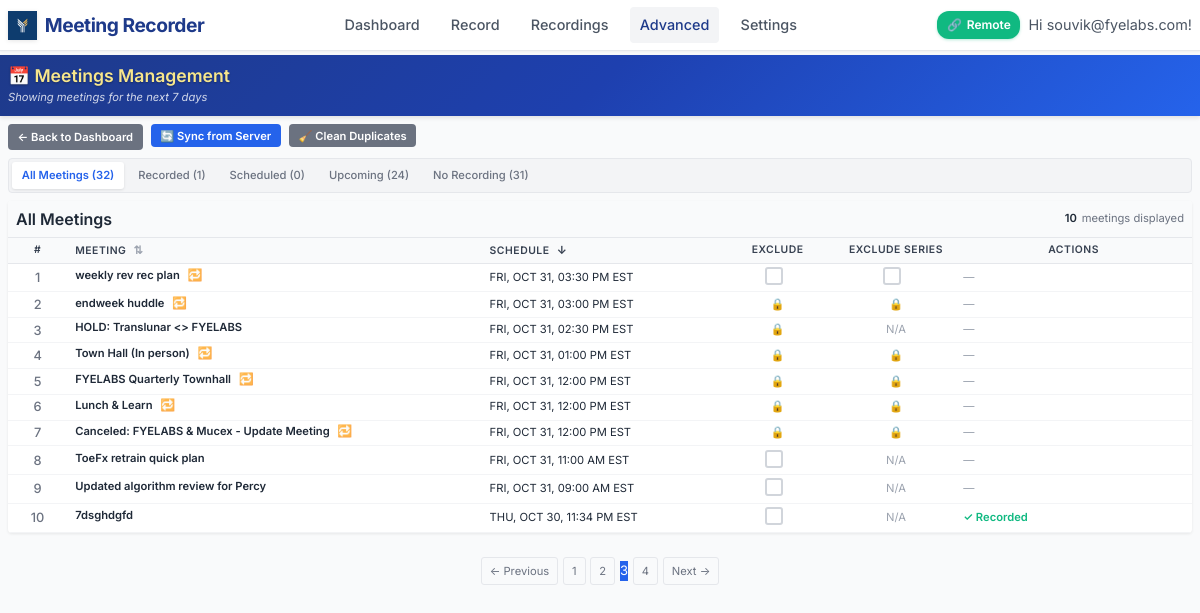
The app's page /admin/meetings?page=3&filter=all&sort=date&order=desc (signed in), older data.
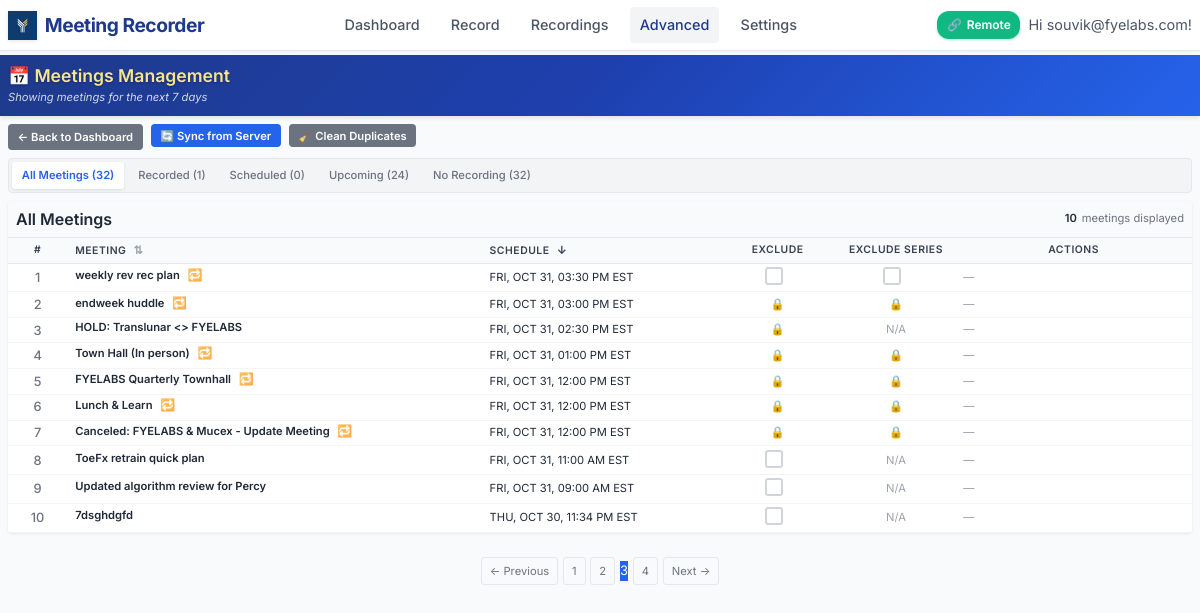
The same page, newer data.
### models.py (models this page shows, shortened)
class Meeting(db.Model):
    id = db.Column(db.Integer, primary_key=True)
    calendar_event_id = db.Column(db.String(255))  # Original calendar event ID
    subject = db.Column(db.String(500), nullable=False)
    description = db.Column(db.Text)
    location = db.Column(db.String(500))
    web_link = db.Column(db.String(1000))  # Teams meeting link
    start_time = db.Column(db.DateTime, nullable=False)
    end_time = db.Column(db.DateTime, nullable=False)
    duration_minutes = db.Column(db.Integer)
    is_all_day = db.Column(db.Boolean, default=False)
    organizer = db.Column(db.String(255))
    required_attendees = db.Column(db.Text)  # JSON list of email addresses
    optional_attendees = db.Column(db.Text)  # JSON list of email addresses
    attendee_count = db.Column(db.Integer, default=0)
    meeting_type = db.Column(db.String(50), default='teams')  # teams, phone, in-person, other
    is_teams_meeting = db.Column(db.Boolean, default=False)
    is_recurring = db.Column(db.Boolean, default=False)
    recording_status = db.Column(db.String(50), default='none')  # none, scheduled, recorded_local, recorded_synced, excluded
    recording_id = db.Column(db.Integer, db.ForeignKey('recording.id'), nullable=True)  # One-to-one relationship
    recording = db.relationship('Recording', backref=db.backref('meeting', uselist=False), uselist=False)  # One meeting can have 0 or 1 recording
    discovered_at = db.Column(db.DateTime, default=datetime.utcnow)
    last_updated = db.Column(db.DateTime, default=datetime.utcnow, onupdate=datetime.utcnow)
    user_id = db.Column(db.Integer, db.ForeignKey('user.id'), nullable=False)
    is_excluded = db.Column(db.Boolean, default=False)  # User manually excluded from recording
    auto_record = db.Column(db.Boolean, default=True)  # Should this meeting be auto-recorded
    user_excluded = db.Column(db.Boolean, default=False)  # User manually excluded this specific meeting
    exclude_all_series = db.Column(db.Boolean, default=False)  # Exclude all meetings in this recurring series
    series_id = db.Column(db.String(255))  # Recurring series identifier for grouping related meetings

### app.py (the view)
@app.route('/admin/meetings')
@login_required
def admin_meetings():
    try:
        page = request.args.get('page', 1, type=int)
        per_page = 10
        filter_status = request.args.get('filter', 'all')
        sort_by = request.args.get('sort', 'date')  # 'date' or 'subject'
        sort_order = request.args.get('order', 'desc')  # 'asc' or 'desc'
        total_meetings = Meeting.query.count()
        recorded_meetings = Meeting.query.filter(Meeting.recording_status.in_(['recorded_synced', 'recorded_local'])).count()
        scheduled_meetings = Meeting.query.filter_by(recording_status='scheduled').count()
        upcoming_meetings = Meeting.query.filter(Meeting.start_time > datetime.utcnow()).count()
        no_recording_meetings = Meeting.query.filter(Meeting.recording_id.is_(None)).count()
        total_attendees = db.session.query(db.func.sum(Meeting.attendee_count)).scalar() or 0
        query = Meeting.query
        if filter_status == 'recorded':
            query = query.filter(Meeting.recording_status.in_(['recorded_synced', 'recorded_local']))
        elif filter_status == 'scheduled':
            query = query.filter_by(recording_status='scheduled')
        elif filter_status == 'upcoming':
            query = query.filter(Meeting.start_time > datetime.utcnow())
        elif filter_status == 'orphaned':
            query = query.filter(Meeting.recording_id.is_(None))
        if sort_by == 'subject':
            if sort_order == 'asc':
                query = query.order_by(Meeting.subject.asc())
            else:
                query = query.order_by(Meeting.subject.desc())
        else:  # Default to date sorting
            if sort_order == 'asc':
                query = query.order_by(Meeting.start_time.asc())
            else:
                query = query.order_by(Meeting.start_time.desc())
        meetings_paginated = query.paginate(
            page=page, per_page=per_page, error_out=False
        )
        stats = {
            'total_meetings': total_meetings,
            'recorded_meetings': recorded_meetings,
            'scheduled_meetings': scheduled_meetings,
            'upcoming_meetings': upcoming_meetings,
            'no_recording_meetings': no_recording_meetings,
            'total_attendees': total_attendees
        }
        active_recording_meeting = None
        if recording_state.get('active') and recording_state.get('meeting_id'):
            active_recording_meeting = Meeting.query.get(recording_state['meeting_id'])
        return render_template('admin/meetings.html',
                             meetings=meetings_paginated.items,
                             pagination=meetings_paginated,
                             stats=stats,
                             filter_status=filter_status,
                             active_recording_meeting=active_recording_meeting,
                             sort_by=sort_by,
                             sort_order=sort_order)
    except Exception as e:
        logger.error(f"❌ Admin meetings error: {str(e)}")
        flash(f"Error loading meetings: {str(e)}", "error")
        return redirect(url_for('admin_dashboard'))

### app.py (called while the page is built)
@app.template_filter('format_eastern_local')
def format_eastern_local_filter(local_dt, format_str='%a, %b %d, %I:%M %p EST'):
    if local_dt:
        formatted = local_dt.strftime(format_str).upper()
        return formatted
    return 'N/A'

@app.context_processor
def utility_processor():
    active_recording = None
    if current_user.is_authenticated:
        from dual_stream import DualModeStreamer
        global recording_state
        if recording_state.get('active', False):
            recent_recording = Recording.query.filter_by(user_id=current_user.id).order_by(Recording.created_at.desc()).first()
            if recent_recording and recent_recording.status != 'completed':
                active_recording = recent_recording
    return dict(
        format_file_size=format_file_size,
        format_duration=format_duration,
        active_recording=active_recording,
        is_remote_recording_enabled=is_remote_recording_enabled
    )

@login_manager.user_loader
def load_user(user_id):
    return db.session.get(User, int(user_id))  # Fix SQLAlchemy deprecation

### templates/admin/meetings.html (shortened to what the changed rows need)
{% extends "base.html" %}
{% block content %}
<div class="admin-header">
    <div class="admin-header-content">
        <h1 class="admin-title">📅 Meetings Management</h1>
    </div>
</div>
<div class="filter-tabs">
    <a href="{{ url_for('admin_meetings', sort=sort_by, order=sort_order) }}" class="filter-tab {{ 'active' if filter_status == 'all' else '' }}">
        All Meetings ({{ stats.total_meetings }})
    </a>
    <a href="{{ url_for('admin_meetings', filter='recorded', sort=sort_by, order=sort_order) }}" class="filter-tab {{ 'active' if filter_status == 'recorded' else '' }}">
        Recorded ({{ stats.recorded_meetings }})
    </a>
    <a href="{{ url_for('admin_meetings', filter='scheduled', sort=sort_by, order=sort_order) }}" class="filter-tab {{ 'active' if filter_status == 'scheduled' else '' }}">
        Scheduled ({{ stats.scheduled_meetings }})
    </a>
    <a href="{{ url_for('admin_meetings', filter='upcoming', sort=sort_by, order=sort_order) }}" class="filter-tab {{ 'active' if filter_status == 'upcoming' else '' }}">
        Upcoming ({{ stats.upcoming_meetings }})
    </a>
    <a href="{{ url_for('admin_meetings', filter='orphaned', sort=sort_by, order=sort_order) }}" class="filter-tab {{ 'active' if filter_status == 'orphaned' else '' }}">
        No Recording ({{ stats.no_recording_meetings }})
    </a>
</div>
<div class="meetings-container" id="list-view">
    <div class="meetings-header">
        <h2 style="margin: 0; font-size: 1rem; color: #1f2937;">
            {% if filter_status == 'all' %}All Meetings
            {% elif filter_status == 'recorded' %}Recorded Meetings
            {% elif filter_status == 'scheduled' %}Scheduled Meetings
            {% elif filter_status == 'upcoming' %}Upcoming Meetings
            {% elif filter_status == 'orphaned' %}Meetings Without Recordings
            {% endif %}
        </h2>
    </div>
    {% if meetings %}
    <table class="meetings-table">
        <thead>
            <tr>
                <th>#</th>
                <th class="sortable" onclick="sortTable('subject')">
                    Meeting <span class="sort-arrow" id="sort-arrow-subject">⇅</span>
                </th>
                <th class="sortable" onclick="sortTable('date')">
                    Schedule <span class="sort-arrow" id="sort-arrow-date">⇅</span>
                </th>
                <th>Exclude</th>
                <th>Exclude Series</th>
                <th>Actions</th>
            </tr>
        </thead>
        <tbody>
            {% for meeting in meetings %}
            <tr data-meeting-subject="{{ meeting.subject }}" data-meeting-date="{{ meeting.start_time.isoformat() }}">
                <td>
                    {{ loop.index }}
                </td>
                <td>
                    <a href="{{ url_for('admin_meeting_detail', meeting_id=meeting.id) }}" class="meeting-title">
                        {{ meeting.subject }}
                    </a>
                </td>
                <td>
                    <div style="color: #1f2937;">
                        {{ meeting.start_time | format_eastern_local }}
                    </div>
                </td>
                <td>
                    {% if meeting.organizer and current_user.email and meeting.organizer.lower() == current_user.email.lower() %}
                    <label class="checkbox-container" title="Exclude this specific meeting from recording (Only organizer can exclude)">
                        <span class="checkmark"></span>
                    </label>
                    {% else %}
                    <span style="color: #9ca3af; font-size: 0.7rem;" title="Only the meeting organizer can exclude meetings">🔒</span>
                    {% endif %}
                </td>
                <td>
                    {% if meeting.is_recurring %}
                        {% if meeting.organizer and current_user.email and meeting.organizer.lower() == current_user.email.lower() %}
                        <label class="checkbox-container" title="Exclude all meetings in this recurring series (Only organizer can exclude)">
               <input type="checkbox"
                   class="exclude-series-checkbox"
                   data-meeting-id="{{ meeting.id }}"
                   data-series-id="{{ meeting.series_id or meeting.calendar_event_id }}"
                   {{ 'checked' if meeting.exclude_all_series else '' }}
                   onchange="toggleSeriesExclusion(this, {{ meeting.id }}, this.checked, '{{ meeting.series_id or meeting.calendar_event_id }}')">
                            <span class="checkmark"></span>
                        </label>
                        {% else %}
                        <span style="color: #9ca3af; font-size: 0.7rem;" title="Only the meeting organizer can exclude series">🔒</span>
                        {% endif %}
                    {% else %}
                    <span style="color: #9ca3af;">N/A</span>
                    {% endif %}
                </td>
                <td>
                    <div class="action-buttons-group">
                        {% if meeting.recording_status == 'recording' %}
                        <div class="inline-recording-indicator">
                            <span class="inline-recording-pulse"></span>
                            <span class="inline-recording-text">RECORDING</span>
                        </div>
                        {% elif meeting.recording %}
                        <span style="color: #10b981; font-size: 0.7rem; font-weight: 600;">✓ Recorded</span>
                        {% else %}
                        <span style="color: #9ca3af; font-size: 0.7rem;">—</span>
                        {% endif %}
                    </div>
                </td>
            </tr>
            {% endfor %}
        </tbody>
    </table>
    {% endif %}
</div>
{% endblock %}

Row changes from the older to the newer data that the page shows:
changed Meeting "7dsghdgfd": text "✓ Recorded" → "—"
Text that changed along with them:
{{ stats.no_recording_meetings }}: "31" → "32"
